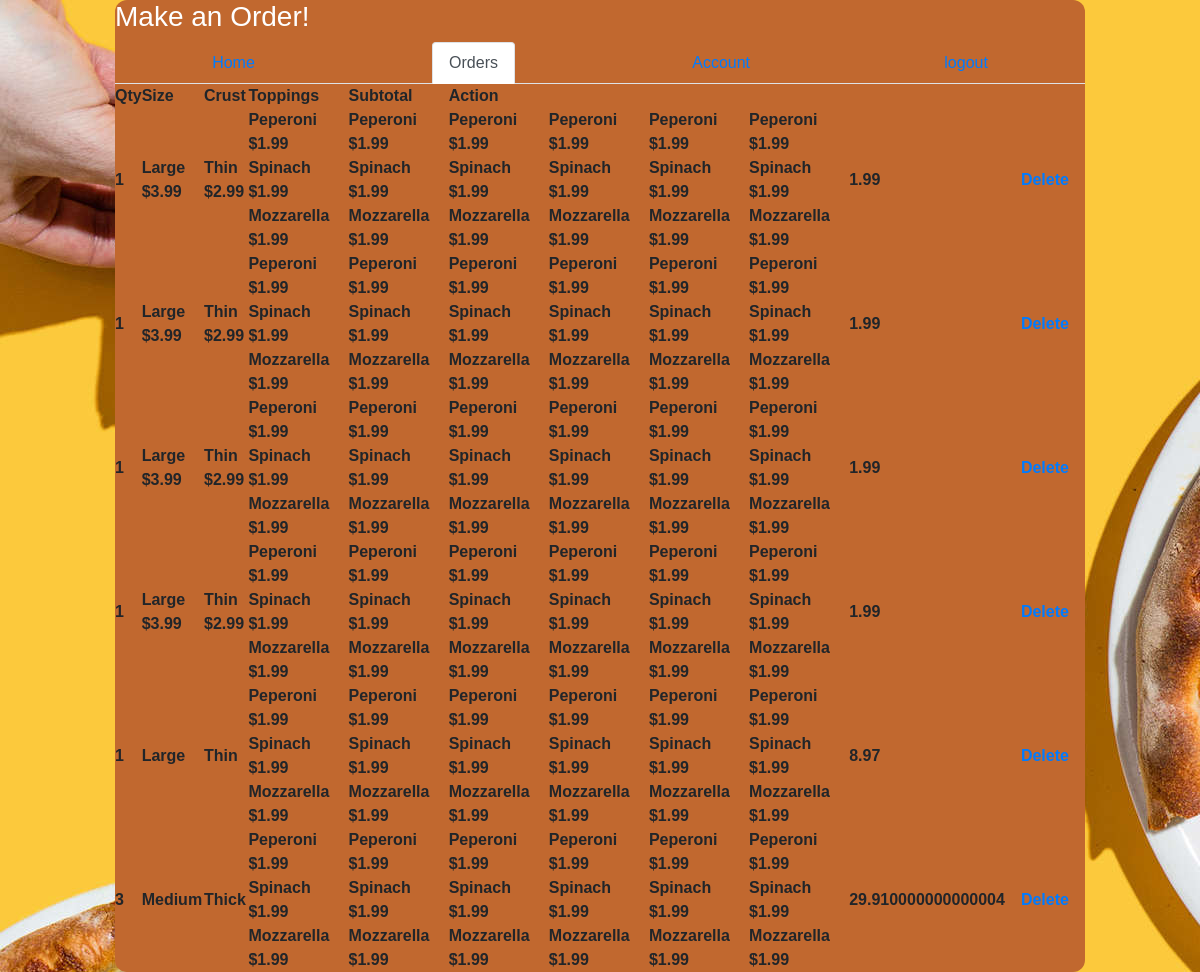
/order, run on the app's committed database.
### models.py (models this page shows, shortened)
class Order(db.Model):
    __tablename__='orders'
    id = db.Column(db.Integer, primary_key=True)
    method = db.Column(db.String(255))
    size = db.Column(db.String(255))
    crust = db.Column(db.String(255))
    qty = db.Column(db.Integer)
    price = db.Column(db.Float)
    created_at = db.Column(db.DateTime, server_default=func.now())
    updated_at = db.Column(db.DateTime, server_default=func.now(), onupdate=func.now())
    user_who_order_this_order = db.relationship('User', secondary=user_order_table)
    toppings_this_order_have = db.relationship('Topping', secondary=orders_topping_table)
    @classmethod
    def get_order(cls):
        get_order = cls.query.all()
        return get_order

class Topping(db.Model):
    __tablename__='toppings'
    id = db.Column(db.Integer, primary_key=True)
    topping1 = db.Column(db.String(255))
    topping2 = db.Column(db.String(255))
    topping3 = db.Column(db.String(255))
    price = db.Column(db.Float)
    created_at = db.Column(db.DateTime, server_default=func.now())
    updated_at = db.Column(db.DateTime, server_default=func.now(), onupdate=func.now())
    order_who_ike_this_topping = db.relationship('Order', secondary=orders_topping_table)
    @classmethod
    def get_all(cls):
        get_all_toppings = cls.query.all()
        return get_all_toppings

### controllers.py (the view)
def order_page():
    pizza = Order.get_order()
    topping = Topping.get_all()
    return render_template('order.html', pizza = pizza, topping = topping)

### templates/order.html (shortened to what this page needs)
<!DOCTYPE html>
<html lang="en">
<head>
    <link rel="stylesheet" href="https://stackpath.bootstrapcdn.com/bootstrap/4.3.1/css/bootstrap.min.css">
    <link rel="stylesheet" type="text/css" href="{{ url_for('static', filename='my_style.css') }}">
</head>
<body class="pic">
    <div class="wrapper">
        <h3>Make an Order!</h3>
        <div>
            <ul class="nav nav-tabs">
                    <li class="nav-item">
                        <a class="nav-link" href="{{ url_for('dashboard') }}">Home</a>
                    </li>
                    <li class="nav-item">
                        <a class="nav-link active" href="{{ url_for('order') }}">Orders</a>
                    </li>
                    <li class="nav-item">
                        <a class="nav-link" href="{{ url_for('users:account') }}">Account</a>
                    </li>
                    <li class="nav-item">
                        <a class="nav-link" href="{{ url_for('users:logout') }}">logout</a>
                    </li>
        </div>
            <table>
                <thead>
                    <tr>
                        <th>Qty</th>
                        <th>Size</th>
                        <th>Crust</th>
                        <th>Toppings</th>
                        <th>Subtotal</th>
                        <th>Action</th>
                    </tr>
                </thead>
                <tbody>
                    {% for pizzas in pizza %}
                    <tr>
                        <th>{{ pizzas.qty }}</th>
                        <th>{{ pizzas.size }}</th>
                        <th>{{ pizzas.crust }}</th>
                    {% for toppings in topping %}
                        <th>{{ toppings.topping1 }} {{ toppings.topping2 }} {{ toppings.topping3 }}</th>
                    {% endfor %}
                        <th>{{ pizzas.price }}</th>
                        <th><a class="nav-link" href="{{ url_for('users:logout') }}">Delete</a></th>
                    </tr>
                    {% endfor %}
                </tbody>
            </table>
    </div>
</body>
</html>

### static/my_style.css (style rules this page uses)
* { margin:auto; padding:0px; font-family: sans-serif; }
.wrapper { width: 970px; background-color: #c1682f; border-radius: 12px; }
.pic { background: url(yellowslice.jpg); }
h3 { color: white; }

### data on the page
Order: qty "1", size "Large $3.99", crust "Thin $2.99", price "1.99"
Topping: topping1 "Peperoni $1.99", topping2 "Spinach $1.99", topping3 "Mozzarella $1.99"
Topping: topping1 "Peperoni $1.99", topping2 "Spinach $1.99", topping3 "Mozzarella $1.99"
Topping: topping1 "Peperoni $1.99", topping2 "Spinach $1.99", topping3 "Mozzarella $1.99"
Topping: topping1 "Peperoni $1.99", topping2 "Spinach $1.99", topping3 "Mozzarella $1.99"
Topping: topping1 "Peperoni $1.99", topping2 "Spinach $1.99", topping3 "Mozzarella $1.99"
Topping: topping1 "Peperoni $1.99", topping2 "Spinach $1.99", topping3 "Mozzarella $1.99"
Order: qty "1", size "Large $3.99", crust "Thin $2.99", price "1.99"
Order: qty "1", size "Large $3.99", crust "Thin $2.99", price "1.99"
Order: qty "1", size "Large $3.99", crust "Thin $2.99", price "1.99"
Order: qty "1", size "Large", crust "Thin", price "8.97"
Order: qty "3", size "Medium", crust "Thick", price "29.910000000000004"
